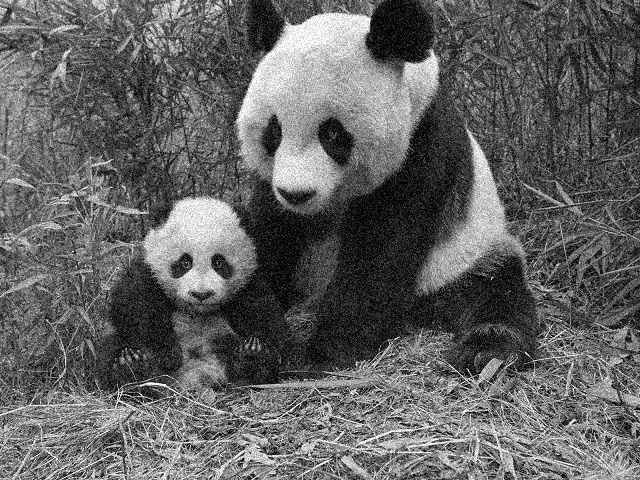
#> input picture img-enhance/asd.jpg, 640 x 480 px
$ jupyter execute asd.ipynb
#> lines starting #> are read from the running program, lines starting #| are printed output that depends on the picture; long printed decimals are rounded
<h2>Image Enhancement</h2>
<ul>
    <li>Artus, Neil</li>
<ul>

[cell 1]
import cv2
import matplotlib.pyplot as plt
import numpy as np
from scipy.signal import wiener

[cell 2]
def histogram_equalization(image_path):
 # Read the image in grayscale
#> called with image_path = 'asd.jpg'
 img = cv2.imread(image_path, cv2.IMREAD_GRAYSCALE)
#> img is the input picture: shape (480, 640); min 0, max 255, mean 98
 if img is None:
    print("Error: Could not read image.")
    return

 # Apply histogram equalization
 enhanced_img = cv2.equalizeHist(img)
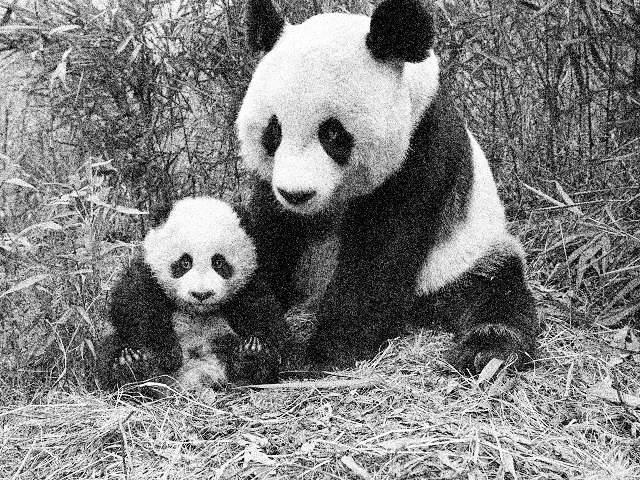
#> enhanced_img: shape (480, 640); min 0, max 255, mean 126.2

 # Compute histograms
 original_hist = cv2.calcHist([img], [0], None, [256], [0, 256])
#> original_hist = 256 values, max 4597 at index 0, min 120 at index 250, mean 1200
 enhanced_hist = cv2.calcHist([enhanced_img], [0], None, [256], [0, 256])
#> enhanced_hist = 256 values, max 4597 at index 0, min 0 at index 24, mean 1200

 # Display images and histograms
 plt.figure(figsize=(12, 6))

 plt.subplot(2, 2, 1)
 plt.imshow(img, cmap='gray')
 plt.title('Original Image')
 plt.axis('off')

 plt.subplot(2, 2, 2)
 plt.imshow(enhanced_img, cmap='gray')
 plt.title('Enhanced Image')
 plt.axis('off')

 plt.subplot(2, 2, 3)
 plt.plot(original_hist, color='black')
 plt.title('Original Histogram')

 plt.subplot(2, 2, 4)
 plt.plot(enhanced_hist, color='black')
 plt.title('Enhanced Histogram')

 plt.show()
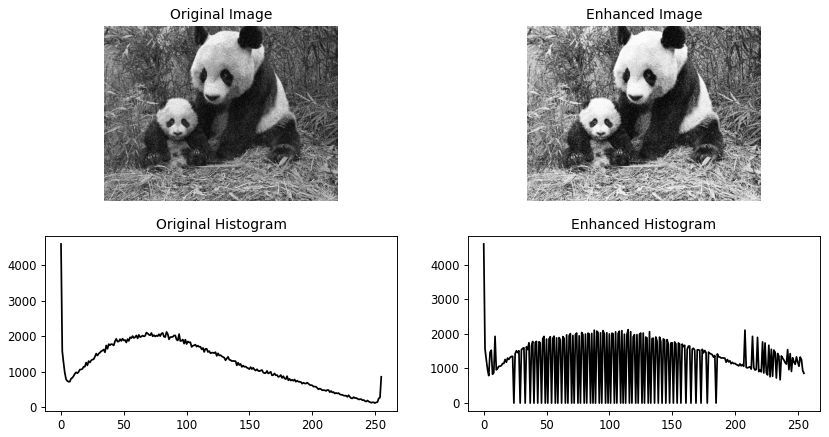
#> figure drawn by matplotlib, 4 panels; panel 3: curve peaks at x = 0, y = 4597; panel 4: curve peaks at x = 0, y = 4597


histogram_equalization('asd.jpg')

[cell 3]
def histogram_equalization(image_path):
 # Read the image in grayscale
#> called with image_path = 'asd.jpg'
 img = cv2.imread(image_path, cv2.IMREAD_GRAYSCALE)
 if img is None:
    print("Error: Could not read image.")
    return

 # Apply histogram equalization
 enhanced_img = cv2.equalizeHist(img)

 # Compute histograms
 original_hist = cv2.calcHist([img], [0], None, [256], [0, 256])
 enhanced_hist = cv2.calcHist([enhanced_img], [0], None, [256], [0, 256])

 # Display images and histograms
 plt.figure(figsize=(12, 6))

 plt.subplot(2, 2, 1)
 plt.imshow(img, cmap='gray')
 plt.title('Original Image')
 plt.axis('off')

 plt.subplot(2, 2, 2)
 plt.imshow(enhanced_img, cmap='gray')
 plt.title('Enhanced Image')
 plt.axis('off')

 plt.subplot(2, 2, 3)
 plt.plot(original_hist, color='black')
 plt.title('Original Histogram')

 plt.subplot(2, 2, 4)
 plt.plot(enhanced_hist, color='black')
 plt.title('Enhanced Histogram')

 plt.show()

histogram_equalization('asd.jpg')

[cell 4]
def adaptive_wiener_filter(image_path):
 # Read the image in grayscale
#> called with image_path = 'asd.jpg'
 img = cv2.imread(image_path, cv2.IMREAD_GRAYSCALE)
 if img is None:
    print("Error: Could not read image.")
    return

 #Lines of code commented with "[+]" reflects added lines of code. The rest of the code remains unchanged.

 wiener_filtered = wiener(img, (5,5))

 # Display original and Wiener filtered images
 plt.figure(figsize=(10, 10))

 plt.subplot(1, 2, 1)
 plt.imshow(img, cmap='gray')
 plt.title('Original Image')
 plt.axis('off')

 plt.subplot(1, 2, 2)
 plt.imshow(wiener_filtered, cmap='gray')
 plt.title('Wiener Filter Applied')
 plt.axis('off')

 plt.show()
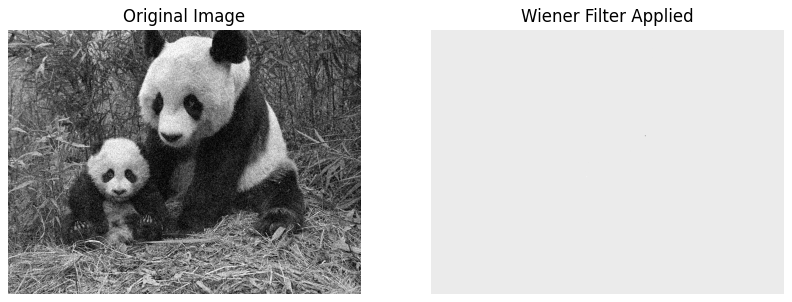
#> figure drawn by matplotlib, 2 panels

adaptive_wiener_filter('asd.jpg')

[cell 5]
def adaptive_wiener_filter(image_path):
 # Read the image in grayscale
#> called with image_path = 'asd.jpg'
 img = cv2.imread(image_path, cv2.IMREAD_GRAYSCALE)
 if img is None:
    print("Error: Could not read image.")
    return

 #Lines of code commented with "[+]" reflects added lines of code. The rest of the code remains unchanged.

 # Apply Wiener filter
 print(f"Original Min: {img.min()}, Max: {img.max()}, Mean: {img.mean()}") # [+]
#| Original Min: 0, Max: 255, Mean: 97.998
 wiener_filtered = wiener(img, (3,3))
 print(f"Wiener uint8 | Min: {wiener_filtered.min()}, Max: {wiener_filtered.max()}, Mean: {wiener_filtered.mean()}")# [+]
#| Wiener uint8 | Min: -2165478.639, Max: 5630268.662, Mean: 110.895
 wiener_filtered = wiener(img, (3,3), 0.001) # [+]
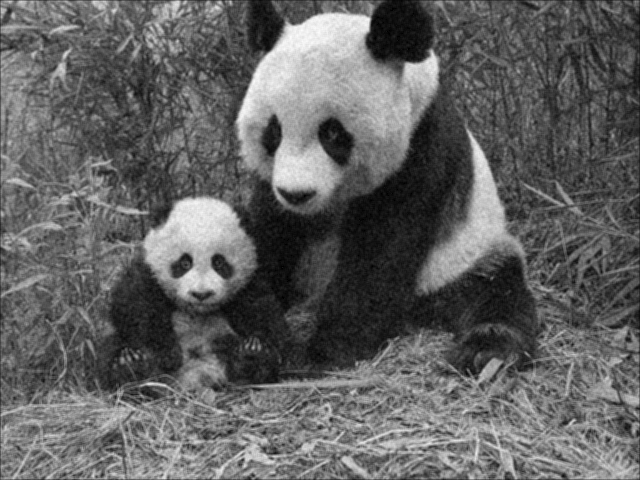
#> wiener_filtered: shape (480, 640) float64; min 0.000122, max 252.2, mean 97.7
 print(f"Wiener float64 | Min: {wiener_filtered.min()}, Max: {wiener_filtered.max()}, Mean: {wiener_filtered.mean()}") # [+]
#| Wiener float64 | Min: 0.000122, Max: 252.222, Mean: 97.736

 # Display original and Wiener filtered images
 plt.figure(figsize=(10, 10))

 plt.subplot(1, 2, 1)
 plt.imshow(img, cmap='gray')
 plt.title('Original Image')
 plt.axis('off')

 plt.subplot(1, 2, 2)
 plt.imshow(wiener_filtered, cmap='gray')
 plt.title('Wiener Filter Applied')
 plt.axis('off')

 plt.show()
 cv2.imwrite('wiener.jpg',wiener_filtered)

adaptive_wiener_filter('asd.jpg')
